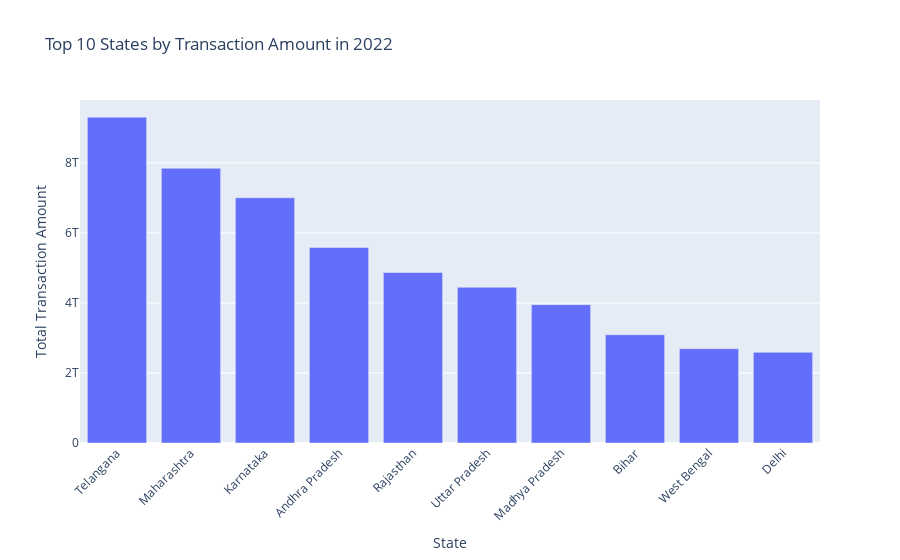
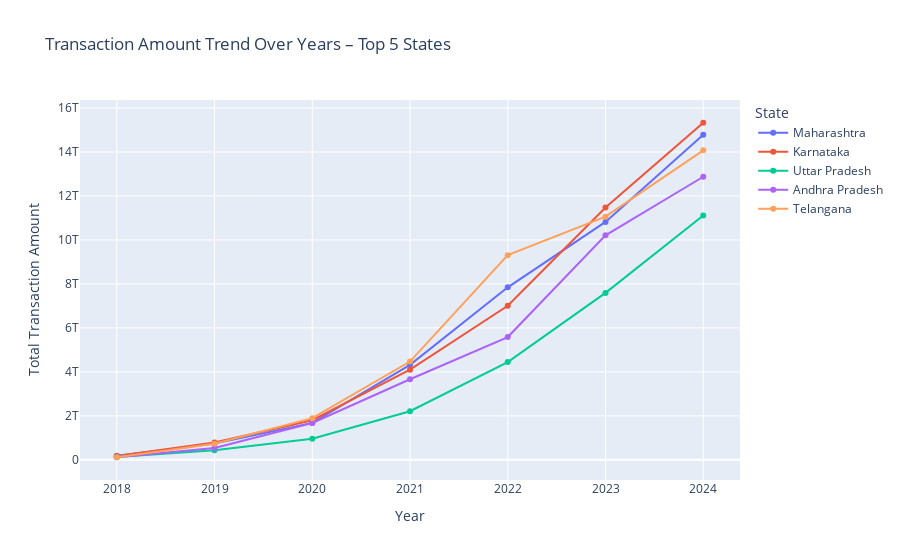

The notebook cell saved with these charts, in order:
### Code cell
# 1) SQL: State + Year + totals
query_state_year_txn = """
SELECT 
    state,
    year,
    SUM(txn_count)  AS total_txn_count,
    SUM(txn_amount) AS total_txn_amount
FROM aggregated_transaction
GROUP BY state, year
ORDER BY year, total_txn_amount DESC;
"""

# 2) Load into DataFrame
df_state_year_txn = pd.read_sql(query_state_year_txn, connection)
display(df_state_year_txn.head())
print("Shape:", df_state_year_txn.shape)

# ---------------------------------
# 3) Bar chart: Top N states by transaction amount for a selected year
# ---------------------------------

# 🔹 You can change this year value to see different years
selected_year = 2022   # <- EDIT this as you like (2018–2024)

df_year = df_state_year_txn[df_state_year_txn["year"] == selected_year].copy()

# If there are no rows for that year, handle gracefully
if df_year.empty:
    print(f"No data available for year {selected_year}")
else:
    # Take top 10 states by transaction amount
    df_top_states = df_year.nlargest(10, "total_txn_amount")

    fig_top_states = px.bar(
        df_top_states,
        x="state",
        y="total_txn_amount",
        title=f"Top 10 States by Transaction Amount in {selected_year}",
        labels={
            "state": "State",
            "total_txn_amount": "Total Transaction Amount"
        }
    )
    fig_top_states.update_layout(xaxis_tickangle=-45)
    fig_top_states.show()

# ---------------------------------
# 4) Line chart: Transaction Amount Trend over Years for Top States
# ---------------------------------

# 🔹 Find top N states overall (by total amount across all years)
N_TOP_STATES = 5

df_total_by_state = (
    df_state_year_txn.groupby("state", as_index=False)["total_txn_amount"]
    .sum()
    .sort_values("total_txn_amount", ascending=False)
)

top_states_list = df_total_by_state["state"].head(N_TOP_STATES).tolist()
print("Top states overall:", top_states_list)

# Filter data for only these states
df_top_states_trend = df_state_year_txn[df_state_year_txn["state"].isin(top_states_list)].copy()

fig_trend_states = px.line(
    df_top_states_trend,
    x="year",
    y="total_txn_amount",
    color="state",
    markers=True,
    title=f"Transaction Amount Trend Over Years – Top {N_TOP_STATES} States",
    labels={
        "year": "Year",
        "total_txn_amount": "Total Transaction Amount",
        "state": "State"
    }
)
fig_trend_states.update_layout(xaxis=dict(dtick=1))
fig_trend_states.show()

### Figure 1 — Plotly figure (JSON) as saved in the notebook; plotly's stock layout.template omitted (floating-point values rounded to 4 significant figures)
{"data": [{"hovertemplate": "State=%{x}<br>Total Transaction Amount=%{y}<extra></extra>", "legendgroup": "", "marker": {"color": "#636efa", "pattern": {"shape": ""}}, "name": "", "orientation": "v", "showlegend": false, "textposition": "auto", "type": "bar", "x": ["Telangana", "Maharashtra", "Karnataka", "Andhra Pradesh", "Rajasthan", "Uttar Pradesh", "Madhya Pradesh", "Bihar", "West Bengal", "Delhi"], "xaxis": "x", "y": [9307000000000.0, 7846000000000.0, 7004000000000.0, 5584000000000.0, 4870000000000.0, 4448000000000.0, 3951000000000.0, 3093000000000.0, 2693000000000.0, 2589000000000.0], "yaxis": "y"}], "layout": {"barmode": "relative", "legend": {"tracegroupgap": 0}, "title": {"text": "Top 10 States by Transaction Amount in 2022"}, "xaxis": {"anchor": "y", "domain": [0, 1], "tickangle": -45, "title": {"text": "State"}}, "yaxis": {"anchor": "x", "domain": [0, 1], "title": {"text": "Total Transaction Amount"}}}}

### Figure 2 — Plotly figure (JSON) as saved in the notebook; plotly's stock layout.template omitted (floating-point values rounded to 4 significant figures)
{"data": [{"hovertemplate": "State=Maharashtra<br>Year=%{x}<br>Total Transaction Amount=%{y}<extra></extra>", "legendgroup": "Maharashtra", "line": {"color": "#636efa", "dash": "solid"}, "marker": {"symbol": "circle"}, "mode": "lines+markers", "name": "Maharashtra", "orientation": "v", "showlegend": true, "type": "scatter", "x": [2018, 2019, 2020, 2021, 2022, 2023, 2024], "xaxis": "x", "y": [189800000000.0, 737300000000.0, 1679000000000.0, 4320000000000.0, 7846000000000.0, 10820000000000.0, 14780000000000.0], "yaxis": "y"}, {"hovertemplate": "State=Karnataka<br>Year=%{x}<br>Total Transaction Amount=%{y}<extra></extra>", "legendgroup": "Karnataka", "line": {"color": "#EF553B", "dash": "solid"}, "marker": {"symbol": "circle"}, "mode": "lines+markers", "name": "Karnataka", "orientation": "v", "showlegend": true, "type": "scatter", "x": [2018, 2019, 2020, 2021, 2022, 2023, 2024], "xaxis": "x", "y": [174000000000.0, 791300000000.0, 1803000000000.0, 4102000000000.0, 7004000000000.0, 11480000000000.0, 15330000000000.0], "yaxis": "y"}, {"hovertemplate": "State=Uttar Pradesh<br>Year=%{x}<br>Total Transaction Amount=%{y}<extra></extra>", "legendgroup": "Uttar Pradesh", "line": {"color": "#00cc96", "dash": "solid"}, "marker": {"symbol": "circle"}, "mode": "lines+markers", "name": "Uttar Pradesh", "orientation": "v", "showlegend": true, "type": "scatter", "x": [2018, 2019, 2020, 2021, 2022, 2023, 2024], "xaxis": "x", "y": [131800000000.0, 432200000000.0, 957300000000.0, 2209000000000.0, 4448000000000.0, 7593000000000.0, 11110000000000.0], "yaxis": "y"}, {"hovertemplate": "State=Andhra Pradesh<br>Year=%{x}<br>Total Transaction Amount=%{y}<extra></extra>", "legendgroup": "Andhra Pradesh", "line": {"color": "#ab63fa", "dash": "solid"}, "marker": {"symbol": "circle"}, "mode": "lines+markers", "name": "Andhra Pradesh", "orientation": "v", "showlegend": true, "type": "scatter", "x": [2018, 2019, 2020, 2021, 2022, 2023, 2024], "xaxis": "x", "y": [122100000000.0, 537800000000.0, 1677000000000.0, 3664000000000.0, 5584000000000.0, 10210000000000.0, 12870000000000.0], "yaxis": "y"}, {"hovertemplate": "State=Telangana<br>Year=%{x}<br>Total Transaction Amount=%{y}<extra></extra>", "legendgroup": "Telangana", "line": {"color": "#FFA15A", "dash": "solid"}, "marker": {"symbol": "circle"}, "mode": "lines+markers", "name": "Telangana", "orientation": "v", "showlegend": true, "type": "scatter", "x": [2018, 2019, 2020, 2021, 2022, 2023, 2024], "xaxis": "x", "y": [117900000000.0, 733900000000.0, 1895000000000.0, 4469000000000.0, 9307000000000.0, 11060000000000.0, 14080000000000.0], "yaxis": "y"}], "layout": {"legend": {"title": {"text": "State"}, "tracegroupgap": 0}, "title": {"text": "Transaction Amount Trend Over Years – Top 5 States"}, "xaxis": {"anchor": "y", "domain": [0, 1], "dtick": 1, "title": {"text": "Year"}}, "yaxis": {"anchor": "x", "domain": [0, 1], "title": {"text": "Total Transaction Amount"}}}}
